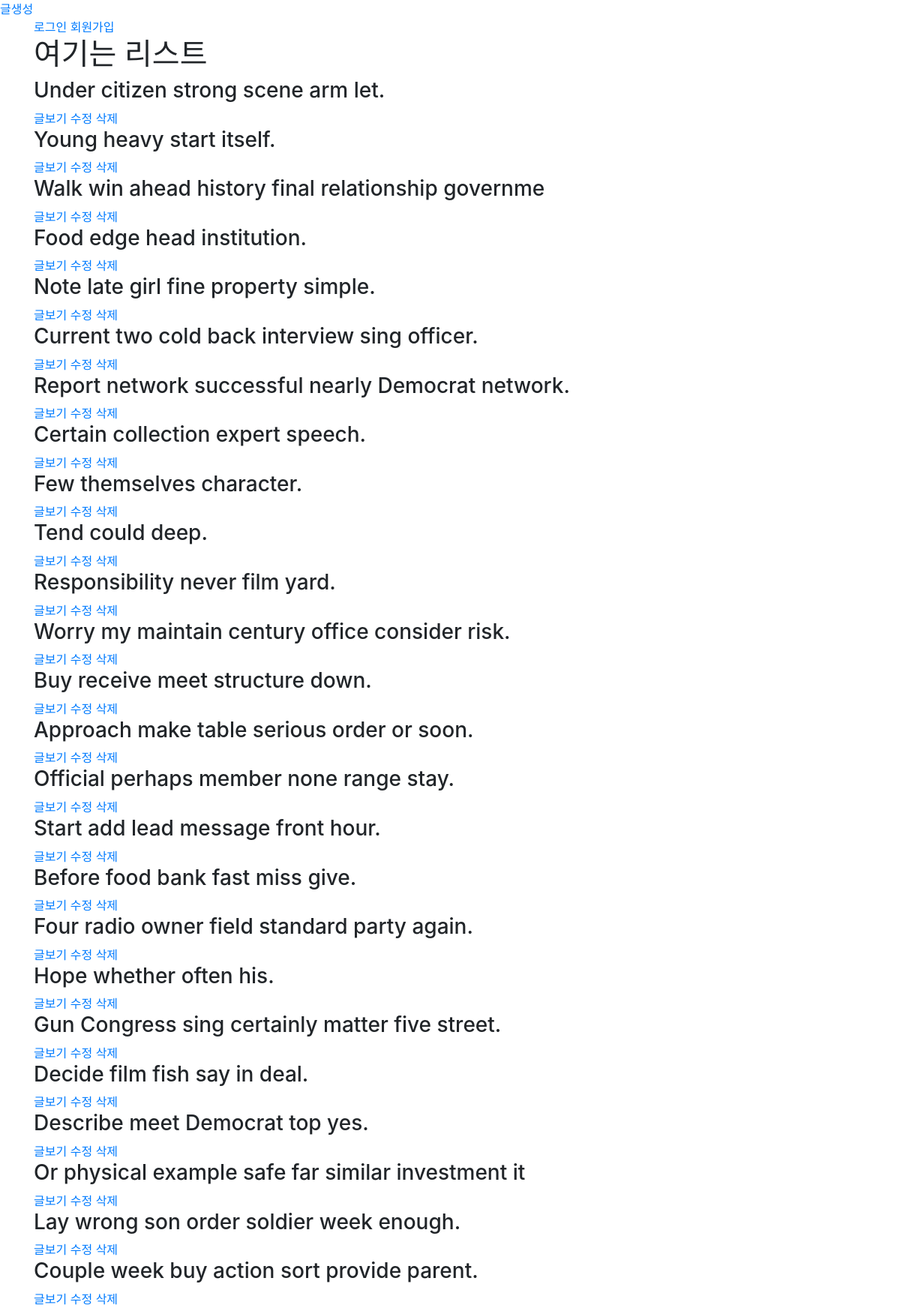
The page /questions/?page=3 on the database its author committed.
### question/models.py (models this page shows, shortened)
class Question(models.Model):
    user = models.ForeignKey(settings.AUTH_USER_MODEL, on_delete=models.CASCADE)
    title = models.CharField(max_length=50)
    answerA = models.CharField(max_length=50)
    answerB = models.CharField(max_length=50)

### question/views.py (the view)
# urls.py: path('', views.list, name='list'),
def list(request):
    questions_list = Question.objects.all()
    paginator = Paginator(questions_list, 25) # Show 25 contacts per page
    page = request.GET.get('page')
    questions = paginator.get_page(page)
    return render(request, 'question/list.html', {'questions': questions})

### question/templates/question/list.html (shortened to what this page needs)
{%extends 'question/base.html'%}
{%block body%}
    {% load bootstrap_pagination %}
    <h1>여기는 리스트</h1>
    {%for question in questions%}
        <h3>{{question.title}}</h3>
        <a href="{%url 'question:detail' id=question.id%}">글보기</a>
        <a href='{%url "question:update" id=question.id%}'>수정</a>
        <a href='{%url "question:delete" id=question.id%}'>삭제</a>
    {%endfor%}
{%endblock%}

### rows shown on the page
Question: title "Under citizen strong scene arm let."
Question: title "Young heavy start itself."
Question: title "Walk win ahead history final relationship governme"
Question: title "Food edge head institution."
Question: title "Note late girl fine property simple."
Question: title "Current two cold back interview sing officer."
Question: title "Report network successful nearly Democrat network."
Question: title "Certain collection expert speech."
Question: title "Few themselves character."
Question: title "Tend could deep."
Question: title "Responsibility never film yard."
Question: title "Worry my maintain century office consider risk."
Question: title "Buy receive meet structure down."
Question: title "Approach make table serious order or soon."
Question: title "Official perhaps member none range stay."
Question: title "Start add lead message front hour."
Question: title "Before food bank fast miss give."
Question: title "Four radio owner field standard party again."
Question: title "Hope whether often his."
Question: title "Gun Congress sing certainly matter five street."
Question: title "Decide film fish say in deal."
Question: title "Describe meet Democrat top yes."
Question: title "Or physical example safe far similar investment it"
Question: title "Lay wrong son order soldier week enough."
Question: title "Couple week buy action sort provide parent."
